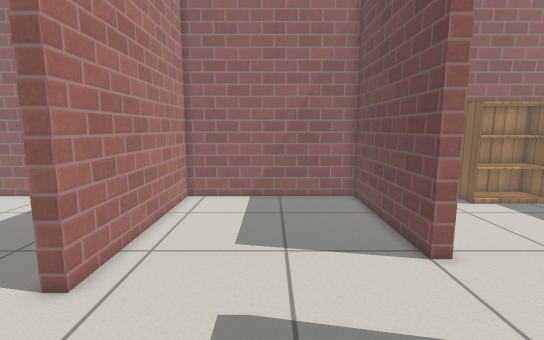
[1] (above)

18 first-person views from a walk through a Gazebo world. The camera is 0.9 m above the floor, tilts 8° down and sees 85° across. The floor is counted in squares, 0.2 m on a side. Each view is taken from the middle of a square. On the plan, view 1 faces up. The plan holds only what a view shows up to about 20 squares ahead; the rest is blank. Gazebo's built-in surfaces are drawn with simple patterns.

[2]
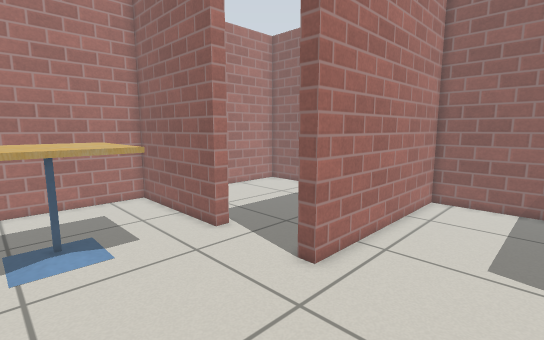

[3]
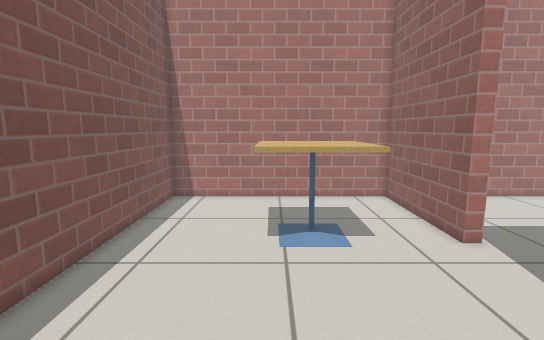

[4]
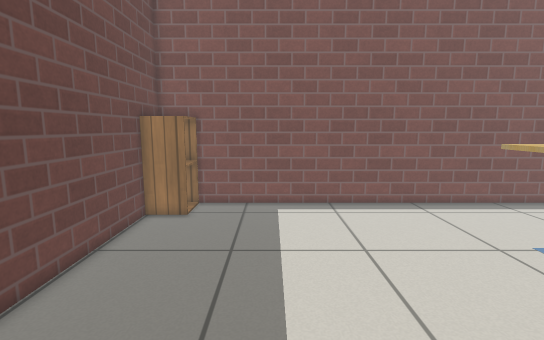

[5]
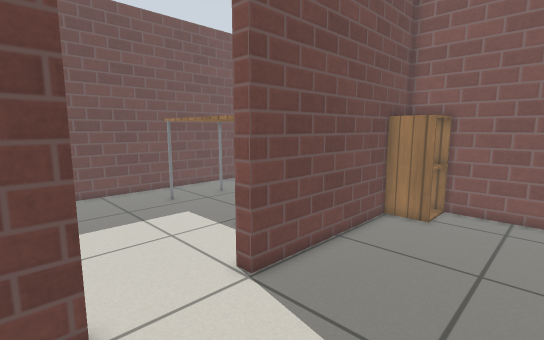

[6]
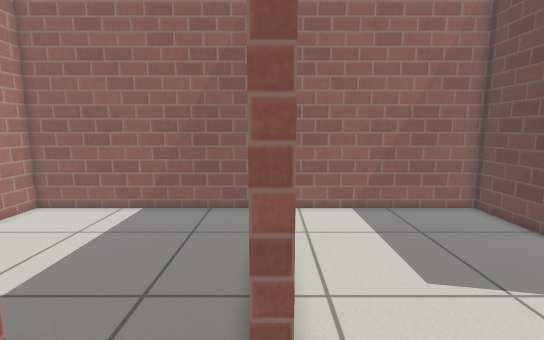

[7]
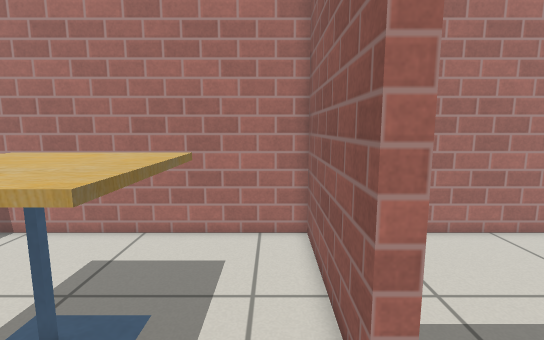

[8]
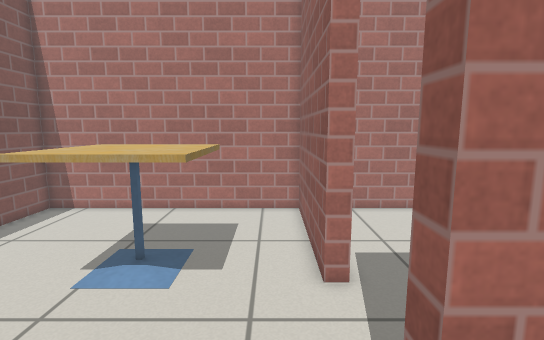

[9]
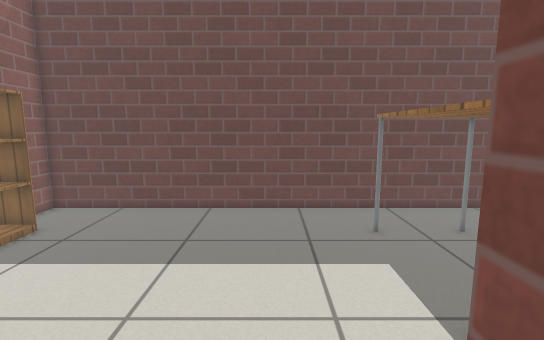

[10]
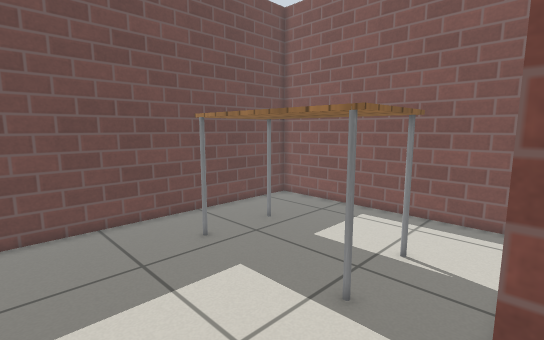

[11]
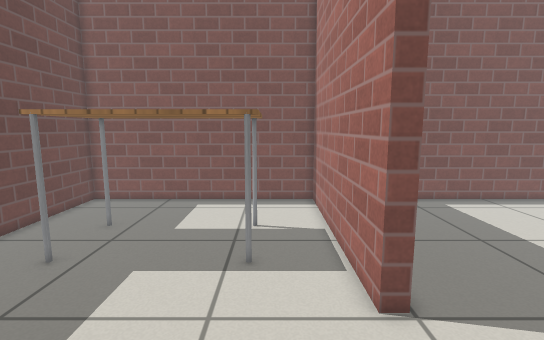

[12]
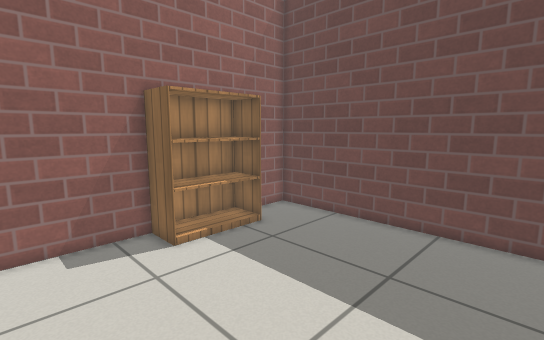

[13]
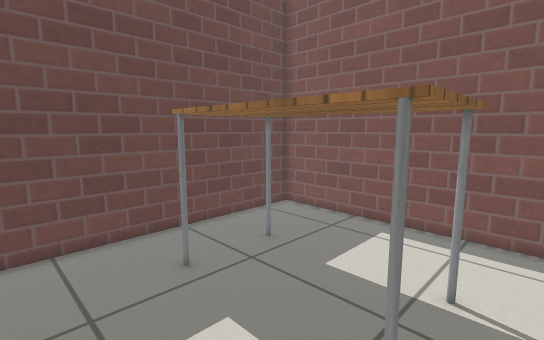

[14]
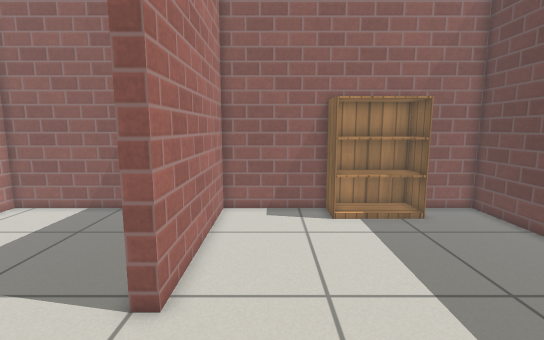

[15]
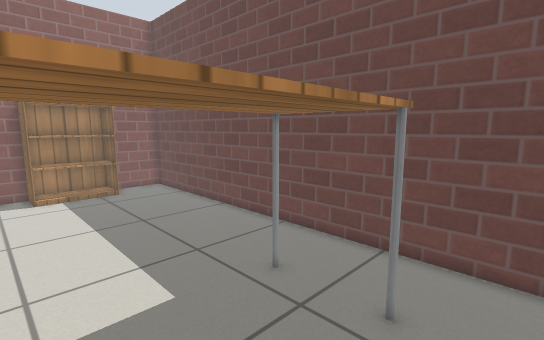

[16]
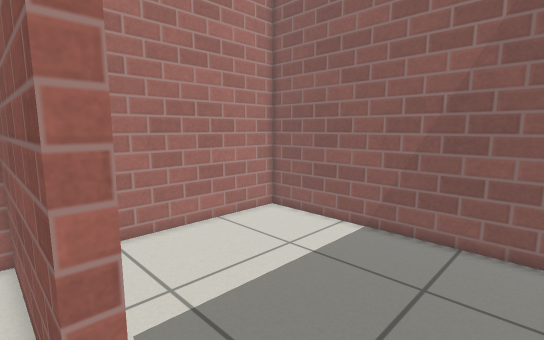

[17]
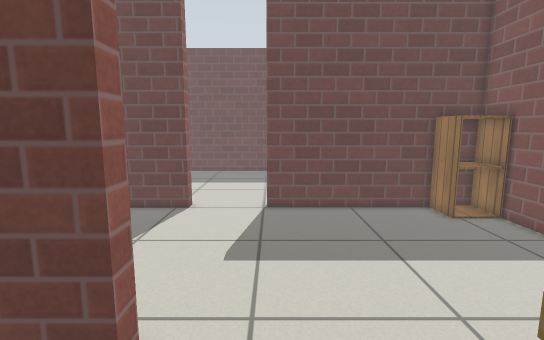

[18]
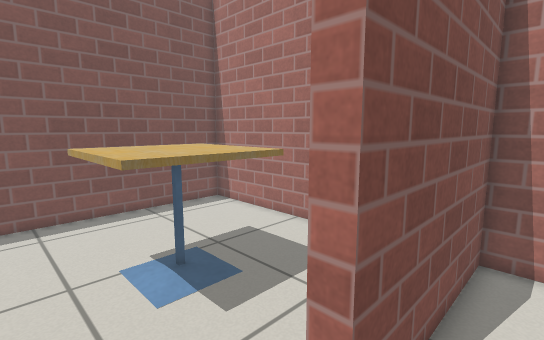

### Floor plan
Ten units are one square. View 1 is at (0, 0); x grows to the right and y downward. Boxes are objects, and circles mark ways between rooms. Rooms are numbered by the first view taken in them; rooms with no view inside come last. Other rooms are left out.
<svg viewBox="-199 -200 408 271">
<path fill="none" stroke="#000" d="M-112 -75 -194 -75 -194 66 56 66 56 -53M56 -98 56 -194 -56 -194 -56 -75 -64 -75M56 -53 64 -53 64 66 204 66 204 -194 64 -194 64 -98 56 -98M-72 -194 -194 -194 -194 -83 -112 -83 -112 -75M-64 -75 -64 -97"/>
<rect x="-145" y="-45" width="50" height="50" fill="#bbb"><title>cafe table</title></rect>
<rect x="35" y="35" width="20" height="30" fill="#bbb"><title>cabinet</title></rect>
<rect x="95" y="-25" width="80" height="40" fill="#bbb"><title>table</title></rect>
<rect x="115" y="-195" width="50" height="20" fill="#bbb"><title>bookshelf</title></rect>
<circle cx="60" cy="-75" r="3" fill="#2a7"/>
<circle cx="-90" cy="-80" r="3" fill="#2a7"/>
<text x="-50" y="-40">1</text>
<text x="130" y="-70">2</text>
<text x="-130" y="-140">3</text>
</svg>
Room 1 opens to room 2. Room 1 opens to room 3.

Where each view was taken, in squares from view 1:
view 1: 0 up, 0 right, facing up
view 2: 0 up, 0 right, facing up-left
view 3: 0 up, 0 right, facing left
view 4: 11 up, 1 left, facing down
view 5: 11 up, 1 left, facing down-right
view 6: 3 up, 6 left, facing up
view 7: 6 up, 7 left, facing left
view 8: 6 up, 3 left, facing left
view 9: 7 up, 4 right, facing right
view 10: 9 up, 6 right, facing down-right
view 11: 12 up, 9 right, facing down
view 12: 7 up, 7 right, facing up-right
view 13: 7 up, 8 right, facing down-right
view 14: 3 up, 9 right, facing up
view 15: 4 down, 10 right, facing up-right
view 16: 7 up, 7 left, facing up-left
view 17: 5 up, 11 left, facing right
view 18: 10 up, 8 left, facing down-left
